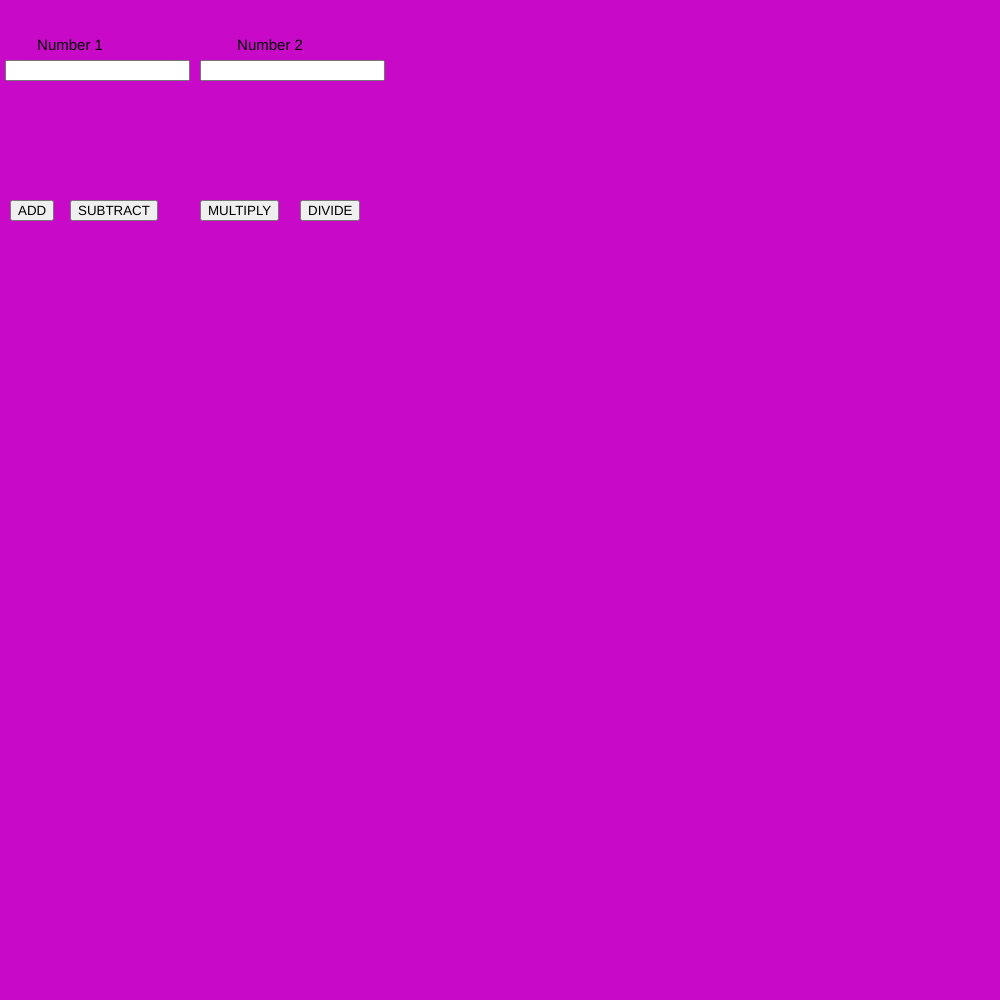
Frame 1 (no input)
Frame 60 (no input): identical to frame 1, image omitted
Frame 120 (the mouse pressed at the canvas centre since frame 60): identical to frame 1, image omitted

The p5.js sketch that drew this single still picture (run headless with seeded random() and noise() and a simulated clock; from frame 60 on, the mouse is pressed at the canvas centre):

// p5.js sketch
// ── sketch.js
var n1,n2;
var b1,b2,b3,b4;

function setup() {
  
  createCanvas(1000, 1000);
  
  num1 = createInput();
  num1.position(5, 60);
  
  num2 = createInput();
  num2.position(200, 60);
  
  b1 = createButton("ADD");
  b1.position(10, 200);
  b1.mousePressed(add);

  b2 = createButton("SUBTRACT");
  b2.position(70, 200);
  b2.mousePressed(subtract);

  b3 = createButton("MULTIPLY");
  b3.position(200, 200);
  b3.mousePressed(multiply);
  b4 = createButton("DIVIDE");
  b4.position(300, 200);
  b4.mousePressed(divide);
  

  
  textAlign(CENTER);
  textSize(15);
}

function draw() {
  background(200,10,200)
  text("Number 1",70,50)
  text("Number 2",270,50)
  n1=parseInt(num1.value());
  n2=parseInt(num2.value());
}



function add(){
console.log(n1+n2)
}
function subtract(){
  console.log(n1-n2)
}
function multiply(){
  console.log(n1*n2)
}
function divide(){
  console.log(n1/n2)
}
